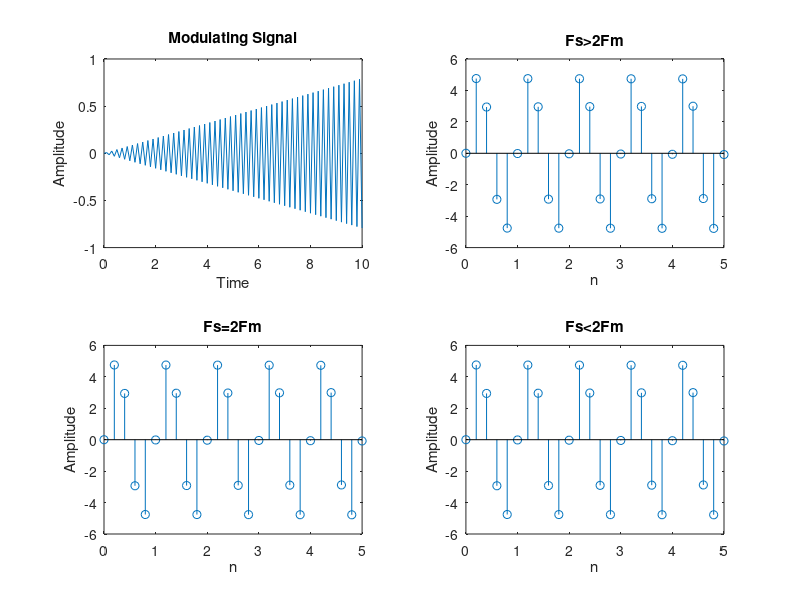

Write MATLAB code to recreate this figure.
clc;
close all;
clear all;
%disp('Name=   Roll Number=');
disp('Verification of Sampling Theorem ');
Fm=input('Enter the modulating frequency Fm=');
A=input('Enter the amplitude A=');
t=0:0.1:10;
x=A*sin(2*3.14*Fm*t);
subplot(2,2,1);
plot(t,x);
title('Modulating Signal');
xlabel('Time');
ylabel('Amplitude');
Fs1=input('Enter the sampling frequency Fs1(Fs>2Fm)=');
n=0:0.2:5;
y1=A*sin(2*3.14*Fm*n/Fs1);
subplot(2,2,2);
stem(n,y1);
title('Fs>2Fm');
xlabel('n');
ylabel('Amplitude');
Fs2=input('Enter the sampling frequency Fs2(Fs=2Fm)==');
n=0:0.2:5;
y2=A*sin(2*3.14*Fm*n/Fs2);
subplot(2,2,3);
stem(n,y2);
title('Fs=2Fm');
xlabel('n');
ylabel('Amplitude');
Fs3=input('Enter the sampling frequency Fs3(Fs<2Fm)==');
n=0:0.2:5;
y3=A*sin(2*3.14*Fm*n/Fs3);
subplot(2,2,4);
stem(n,y3);
title('Fs<2Fm');
xlabel('n');
ylabel('Amplitude');